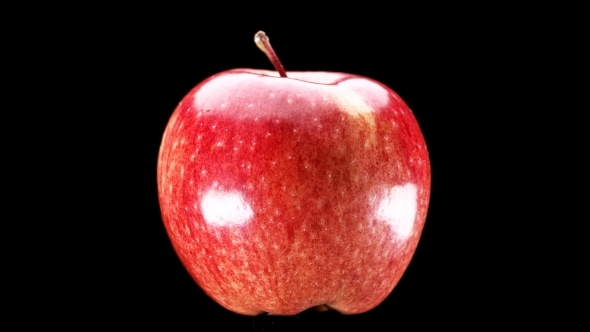
#> input picture test_objects/fruit_apple.jpg, 590 x 332 px, found by its file name
$ jupyter execute 'light application.ipynb'
#> lines starting #> are read from the running program, lines starting #| are printed output that depends on the picture; after the words box and inside, x2 and y2 are one past the last pixel; in counts of white or black regions, pixels touching at a corner belong together
[cell 1]
import cv2 as cv
import numpy as np
import matplotlib.pyplot as plt
import time
from tqdm.auto import tqdm
import math
import os
import random

[cell 2]
file = "fruit_apple.jpg"
apple = cv.imread(file,cv.IMREAD_COLOR)
#> apple is the input picture: shape (332, 590, 3); mean B, G, R 26.9, 28.5, 64.1

if apple is None : raise Exception("File not found")

[cell 3]
from PIL import Image
def imshow(matrix):
    if len(matrix.shape)==3 : matrix = matrix[:,:,::-1]
    return Image.fromarray(matrix)

[cell 4]
imshow(apple)

[cell 5]
img = cv.imread(file, cv.IMREAD_GRAYSCALE)
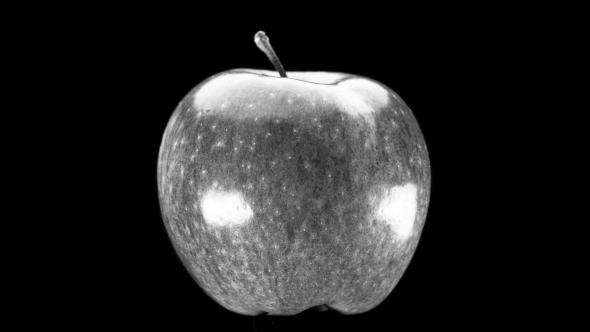
#> img: shape (332, 590); min 0, max 255, mean 38.9
positions = np.nonzero(img)
#> positions = 60325 positions, rows 16 to 331, columns 144 to 432

top = positions[0].min()
#> top = 16
bottom = positions[0].max()
#> bottom = 331
left = positions[1].min()
#> left = 144
right = positions[1].max()
#> right = 432

output = cv.rectangle(cv.cvtColor(img, cv.COLOR_GRAY2BGR)
    , (left, top), (right, bottom), (0,255,0), 1)

imshow(output)

[cell 6]
crop_apple = apple[top:bottom,left:right,:]
cv.imwrite("./light.jpg",crop_apple)
imshow(crop_apple)

[cell 7]
image = crop_apple.copy()
# Center coordinates
center_coordinates = (int(image.shape[0]/2),0)
#> center_coordinates = (157, 0)

# Radius of circle
radius = int(image.shape[1]/2)
#> radius = 144

# Blue color in BGR
color = (100, 100, 100)

# Line thickness of 2 px
thickness = -1

# Using cv2.circle() method
# Draw a circle with blue line borders of thickness of 2 px
image = cv.circle(image, center_coordinates, radius, color, thickness)

# Displaying the image
imshow(image)
#> in imshow (call 4), `if len(matrix.shape)==3 : matrix = matrix[:,:,::-1]`:
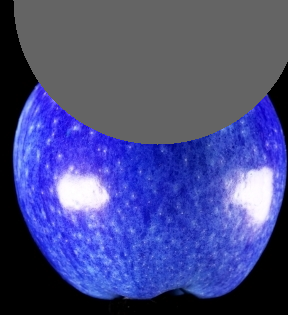
#> matrix: shape (315, 288, 3); mean B, G, R 135.3, 75.6, 71.8

[cell 8]
for i in range(radius):
    new_radius = radius - i
    new_color = (color[0] + i,color[1] + i,color[2] + i)
    image = cv.circle(image, center_coordinates, new_radius, new_color, thickness)
#> this loop made 144 passes
#> (new_radius, new_color) on passes 1 to 12: (144, (100, 100, 100)), (143, (101, 101, 101)), (142, (102, 102, 102)), (141, (103, 103, 103)), (140, (104, 104, 104)), (139, (105, 105, 105)), (138, (106, 106, 106)), (137, (107, 107, 107)), (136, (108, 108, 108)), (135, (109, 109, 109)), (134, (110, 110, 110)), (133, (111, 111, 111))

imshow(image)

[cell 9]
# Center coordinates
center_coordinates = (int(image.shape[0]/2),image.shape[1])
#> center_coordinates = (157, 288)

# Radius of circle
radius = int(image.shape[1]/2)

# Blue color in BGR
color = (100, 100, 100)

# Line thickness of 2 px
thickness = -1

# Using cv2.circle() method
# Draw a circle with blue line borders of thickness of 2 px
image = cv.circle(image, center_coordinates, radius, color, thickness)

# Displaying the image
imshow(image)
#> in imshow (call 6), `if len(matrix.shape)==3 : matrix = matrix[:,:,::-1]`:
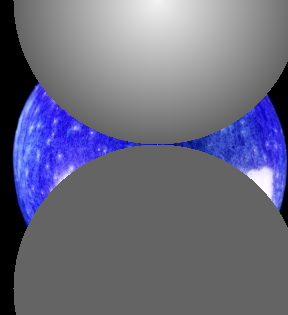
#> matrix: shape (315, 288, 3); mean B, G, R 126.4, 106.3, 106

[cell 10]
for i in range(radius):
    new_radius = radius - i
    new_color = (color[0] - i,color[1] - i,color[2] - i)
    image = cv.circle(image, center_coordinates, new_radius, new_color, thickness)
#> this loop made 144 passes
#> (new_radius, new_color) on passes 1 to 12: (144, (100, 100, 100)), (143, (99, 99, 99)), (142, (98, 98, 98)), (141, (97, 97, 97)), (140, (96, 96, 96)), (139, (95, 95, 95)), (138, (94, 94, 94)), (137, (93, 93, 93)), (136, (92, 92, 92)), (135, (91, 91, 91)), (134, (90, 90, 90)), (133, (89, 89, 89))
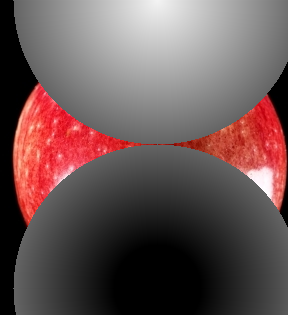
#> image: shape (315, 288, 3); mean B, G, R 84.1, 84.4, 104.5

imshow(image)

[cell 11]
def create_light(image,position="top"):
    import math
    import cv2 as cv

    x,y,_ = image.shape
    image = np.ones((x,y))*0.5
    # Center coordinates
    top = (int(y/2),0)
    left = (0,int(x/2))
    right = (y,int(x/2))
    bottom = (int(y/2),x)

    # Radius of circle
    radiusx = int(y/2)
    radiusy = int(x/2)
    radiusxy = int(math.sqrt(x**2 + y**2)/2)

    thickness = -1

    # Using cv2.circle() method
    # Draw a circle with blue line borders of thickness of 2 px
    if position == "top" :
        light = top
        dark = bottom
        radius = radiusy
    elif position == "left" :
        light = left
        dark = right
        radius = radiusx
    elif position == "right" :
        light = right
        dark = left
        radius = radiusx
    elif position == "bottom" :
        light = bottom
        dark = top
        radius = radiusy
    elif position == "top-left" :
        light = (0,0)
        dark = (x,y)
        radius = radiusxy
    elif position == "top-right" :
        light = (x,0)
        dark = (0,y)
        radius = radiusxy
    elif position == "bottom-left" :
        light = (0,y)
        dark = (x,0)
        radius = radiusxy
    elif position == "bottom-right" :
        light = (x,y)
        dark = (0,0)
        radius = radiusxy
    else : raise Exception("Choose option between top, left, right, bottom, top-left, top-right, bottom-left, bottom-right")

    ran = np.arange(0,0.5,(0.5/radius))
    for i in range(radius):
        new_brightness = 0.5+ran[i]
        new_darkness = 0.5-ran[i]

        i+=1
        new_radius = radius-i
        image = cv.circle(image, light, new_radius, new_brightness, thickness)
        image = cv.circle(image, dark, new_radius, new_darkness, thickness)

    return image

[cell 12]
light = create_light(crop_apple,"left")
#> in create_light, `x,y,_ = image.shape`: x = 315; y = 288
#> in create_light, `top = (int(y/2),0)`: top = (144, 0)
#> in create_light, `left = (0,int(x/2))`: left = (0, 157)
#> in create_light, `right = (y,int(x/2))`: right = (288, 157)
#> in create_light, `bottom = (int(y/2),x)`: bottom = (144, 315)
#> in create_light, `radiusx = int(y/2)`: radiusx = 144
#> in create_light, `radiusy = int(x/2)`: radiusy = 157
#> in create_light, `radiusxy = int(math.sqrt(x**2 + y**2)/2)`: radiusxy = 213
#> in create_light, `light = left`: light = (0, 157)
#> in create_light, `dark = right`: dark = (288, 157)
#> in create_light, `radius = radiusx`: radius = 144
#> the loop in create_light, `for i in range(radius):` made 144 passes
#> new_radius on passes 1 to 12: 143, 142, 141, 140, 139, 138, 137, 136, 135, 134, 133, 132
#> pass 2, in create_light, `image = cv.circle(image, light, new_radius, new_brightness, thickness)`:
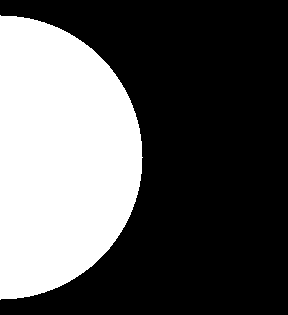
#> image: shape (315, 288) float64; values 0.5 (black) and 0.503 (white), 35% white; 1 white region, box (x1, y1, x2, y2) and area: (0, 15, 143, 300) 31795
#> after the loop in create_light, `for i in range(radius):`:
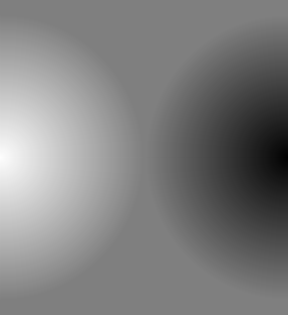
#> image: shape (315, 288) float64; min 0.00694, max 0.997, mean 0.501
plt.figure()
plt.imshow(light, cmap='gray',clim=(0,1))

[cell 13]
def create_light_v2(image,position):
    import math
    import cv2 as cv

    x,y,_ = image.shape
    image = np.ones((x,y))*0
    # Center coordinates
    light = np.asarray(position)
    dark = np.asarray([x,y]) - position

    # Radius of circle
    p = 9
    d = 16
    light_radius = int(math.sqrt( (light[0]-dark[0])**2+(light[1]-dark[1])**2)/d )*p
#     dark_radius = int(math.sqrt( (light[0]-dark[0])**2+(light[1]-dark[1])**2) )
    dark_radius = int(math.sqrt( (x-0)**2+(y-0)**2))
    thickness = -1

    ran = np.arange(0,0.5,(0.5/radius))

    for i in range(radius):
        new_brightness = 0.5+ran[i]
        new_darkness = 0+ran[i]
        new_light_radius = light_radius-i
        new_dark_radius = dark_radius-i
        if new_dark_radius <= 0 : new_dark_radius=0

        image = cv.circle(image, tuple(light), new_light_radius, new_brightness, thickness)
        image = cv.circle(image, tuple(light), new_dark_radius, new_darkness, thickness)

    for i in range(radius):
            new_brightness = 0.5+ran[i]
            new_darkness = 0+ran[i]
            new_light_radius = light_radius-i
            new_dark_radius = dark_radius-i
            if new_dark_radius <= 0 : new_dark_radius=0

            image = cv.circle(image, tuple(light), new_light_radius, new_brightness, thickness)

    return image

[cell 14]
x,y,_ = crop_apple.shape
#> x = 315; y = 288
light = create_light_v2(crop_apple,[0,75])
#> after the loop in create_light_v2, `for i in range(radius):`:
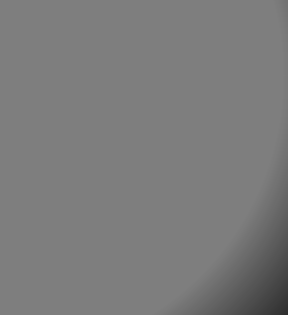
#> image: shape (315, 288) float64; min 0.181, max 0.497, mean 0.485
#> after the loop in create_light_v2, `for i in range(radius):`:
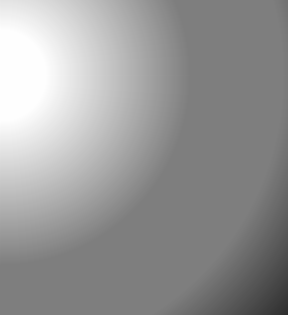
#> image: shape (315, 288) float64; min 0.181, max 0.997, mean 0.597
plt.figure()
plt.imshow(light, cmap='gray',clim=(0,1))

[cell 15]
def add_parallel_light(image, mask):

    frame = image.copy()
    height, width, _ = frame.shape
    hsv = cv.cvtColor(frame, cv.COLOR_BGR2HSV)
    adjust = 255- np.max(hsv[:,:,2])
    hsv[:,:,2] = hsv[:,:,2]+adjust
    hsv[:, :, 2] = hsv[:, :, 2]*mask
    hsv[hsv>255] = 255
    hsv[hsv<0] = 0

    frame = cv.cvtColor(hsv, cv.COLOR_HSV2BGR)
    frame = np.asarray(frame, dtype=np.uint8)
    return frame.astype(np.uint8)

enlighted = add_parallel_light(crop_apple,light)
#> in add_parallel_light, `hsv = cv.cvtColor(frame, cv.COLOR_BGR2HSV)`: hsv: shape (315, 288, 3); mean H, S, V 43.4, 111, 138.4
#> in add_parallel_light, `hsv[:, :, 2] = hsv[:, :, 2]*mask`: hsv: shape (315, 288, 3); mean H, S, V 43.4, 111, 82.3
#> in add_parallel_light, `frame = cv.cvtColor(hsv, cv.COLOR_HSV2BGR)`:
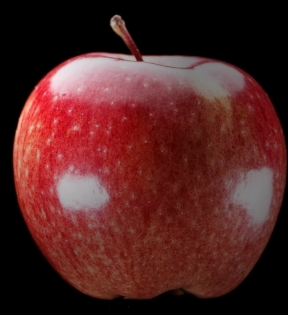
#> frame: shape (315, 288, 3); mean B, G, R 35, 36.3, 82.3

imshow(enlighted)
#> in imshow (call 8), `if len(matrix.shape)==3 : matrix = matrix[:,:,::-1]`:
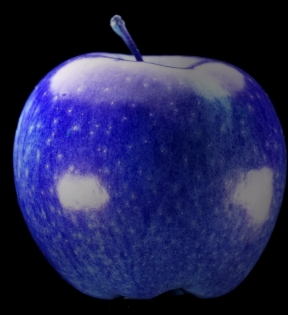
#> matrix: shape (315, 288, 3); mean B, G, R 82.3, 36.3, 35
